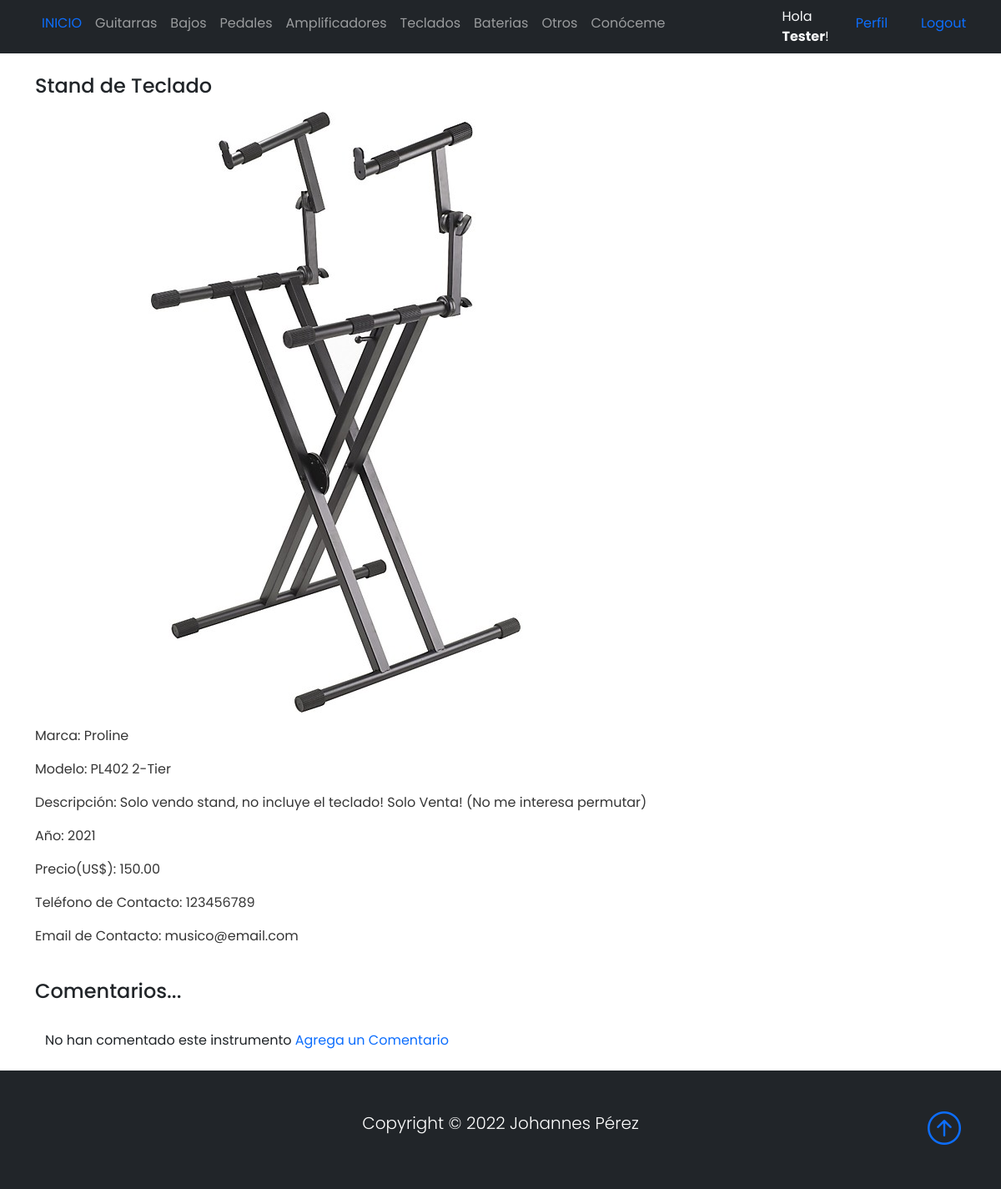
/tecladoDetalle/80/ (signed in), run on the app's committed database.
### Base/models.py (models this page shows, shortened)
class Instrumento(models.Model):
    instrumentoSeleccion = (
    ('guitarra','Guitarra'),
    ('bajo', 'Bajo'),
    ('pedal','Pedal'),
    ('bateria','Bateria'),
    ('teclado','Teclado'),
    ('amplificador','Amplificador'),
    ('otro', 'Otro'),
    )
    usuario = models.ForeignKey(User, on_delete=models.CASCADE, null=True, blank=True)
    titulo = models.CharField(max_length=200)
    instrumento = models.CharField(max_length=15, choices=instrumentoSeleccion, default='guitarra')
    marca = models.CharField(max_length=40)
    modelo = models.CharField(max_length=40)
    descripcion = models.TextField(null=True, blank=True)
    year = models.IntegerField()
    precio = models.DecimalField(max_digits=10, decimal_places=2)
    fechaPublicacion = models.DateTimeField(auto_now_add=True)
    telefonoContacto = models.IntegerField()
    emailContacto = models.EmailField()
    imagenInstrumento = models.ImageField(null=True, blank=True, upload_to="imagenes/")
    class Meta:
        ordering = ['usuario', '-fechaPublicacion']

### Base/views.py (the view)
# urls.py: path('tecladoDetalle/<int:pk>/', TecladoDetalle.as_view(), name='teclado'),
class TecladoDetalle(LoginRequiredMixin, DetailView):
    model = Instrumento
    context_object_name = 'teclado'
    template_name = 'Base/tecladoDetalle.html'

### Base/templates/Base/tecladoDetalle.html (shortened to what this page needs)
{% extends 'Base/home.html' %}
{% block content %}
<br>
<br>
<div class="container">
<p><h4>{{teclado.titulo}}</h4></p>
{% if teclado.imagenInstrumento %}
    <p><img src="{{teclado.imagenInstrumento.url}}" alt=""></p>
{% endif %}
<p>Marca: {{teclado.marca}}</p>
<p>Modelo: {{teclado.modelo}}</p>
<p>Descripción: {{teclado.descripcion}}</p>
<p>Año: {{teclado.year}}</p>
<p>Precio(US$): {{teclado.precio}}</p>
<p>Teléfono de Contacto: {{teclado.telefonoContacto}}</p>
<p>Email de Contacto: {{teclado.emailContacto}}</p>
</div>
<br>
<div class="container">
    <h4>Comentarios...</h4>
    <br>
    <div class="container">
    {% if not teclado.comentarios.all %}
        No han comentado este instrumento
    {% endif %}
    <a href="{% url 'comentario' teclado.pk %}">Agrega un Comentario</a>
    </div>
</div>
<br>
{% endblock %}

### Base/templates/Base/home.html (shortened to what this page needs)
{% load static %}
<!DOCTYPE html>
<html lang="en">
<head>
    <link href="https://cdn.jsdelivr.net/npm/bootstrap@5.0.2/dist/css/bootstrap.min.css" rel="stylesheet"
>
    <link rel="stylesheet" href="https://cdn.jsdelivr.net/npm/bootstrap-icons@1.3.0/font/bootstrap-icons.css">
    <link rel="stylesheet" type="text/css" href="{% static 'style.css' %}">
</head>
<body>
    <nav class="navbar navbar-expand-sm bg-dark navbar-dark py-2 fixed-top">
      <div class="container">
            <div class="collapse navbar-collapse" id="navmenu">
              <ul class="navbar-nav mr-auto">
                <li class="nav-item">
                  <a class="nav-link" href="{% url 'home' %}"><span class="text-primary">INICIO</span></a>
                </li>
                <li class="nav-item">
                  <a class="nav-link" href="{% url 'guitarras' %}">Guitarras</a>
                </li>
                <li class="nav-item">
                  <a class="nav-link" href="{% url 'bajos' %}">Bajos</a>
                </li>
                <li class="nav-item">
                  <a class="nav-link" href="{% url 'pedales' %}">Pedales</a>
                </li>
                <li class="nav-item">
                  <a class="nav-link" href="{% url 'amplificadores' %}">Amplificadores</a>
                </li>
                <li class="nav-item">
                  <a class="nav-link" href="{% url 'teclados' %}">Teclados</a>
                </li>
                <li class="nav-item">
                  <a class="nav-link" href="{% url 'baterias' %}">Baterias</a>
                </li>
                <li class="nav-item">
                  <a class="nav-link" href="{% url 'otros' %}">Otros</a>
                </li>
                <li class="nav-item">
                  <a class="nav-link" href="{% url 'acerca_de_mi' %}">Conóceme</a>
                </li>
                <div class="container"></div>
                <div class="container"></div>
                <div class="container"></div>
                <div class="container"></div>
                <div class="container"></div>
                {% if request.user.is_authenticated %}
                <div class="container">
                <li class="nav-item">
                  <span class="text-light"> Hola <strong>{{request.user.first_name}}</strong>!</span>
                </li>
                </div>
                <div class="container">
                <li class="nav-item">
                  <a class="nav-link" href="{% url 'editar_perfil' %}"><span class="text-primary">Perfil</span></a>
                </li>
                </div>
                <div class="container">
                <li class="nav-item">
                  <a class="nav-link" href="{% url 'logout' %}"><span class="text-primary">Logout</span></a>
                </li>
                </div>
              {% endif %}
           </ul>
          </div>
      </div>
  </nav>
      {% block content %}{% endblock %}
  <footer class="p-5 bg-dark text-white text-center position-relative">
      <div class="container">
          <p class="lead text-white">Copyright &copy; 2022 Johannes Pérez</p>
          <a href="" class="position-absolute bottom-0 end-0 p-5">
              <i class="bi bi-arrow-up-circle h1"></i>
          </a>
      </div>
  </footer>
</body>
</html>

### Base/static/style.css (style rules this page uses)
body { background-color: white; font-family: 'Poppins', 'Nunito', sans-serif; padding-top: 25px; }
a { text-decoration: none; }
li { text-decoration: none; }
p { color: #363636; }

### data on the page
Instrumento: titulo "Stand de Teclado", imagenInstrumento (picture), marca "Proline", modelo "PL402 2-Tier", descripcion "Solo vendo stand, no incluye el teclado! Solo Venta! (No me interesa permutar)", year "2021", precio "150.00", telefonoContacto "123456789", emailContacto "musico@email.com"

### other printed values
{{ request.user.first_name }} "Tester"
